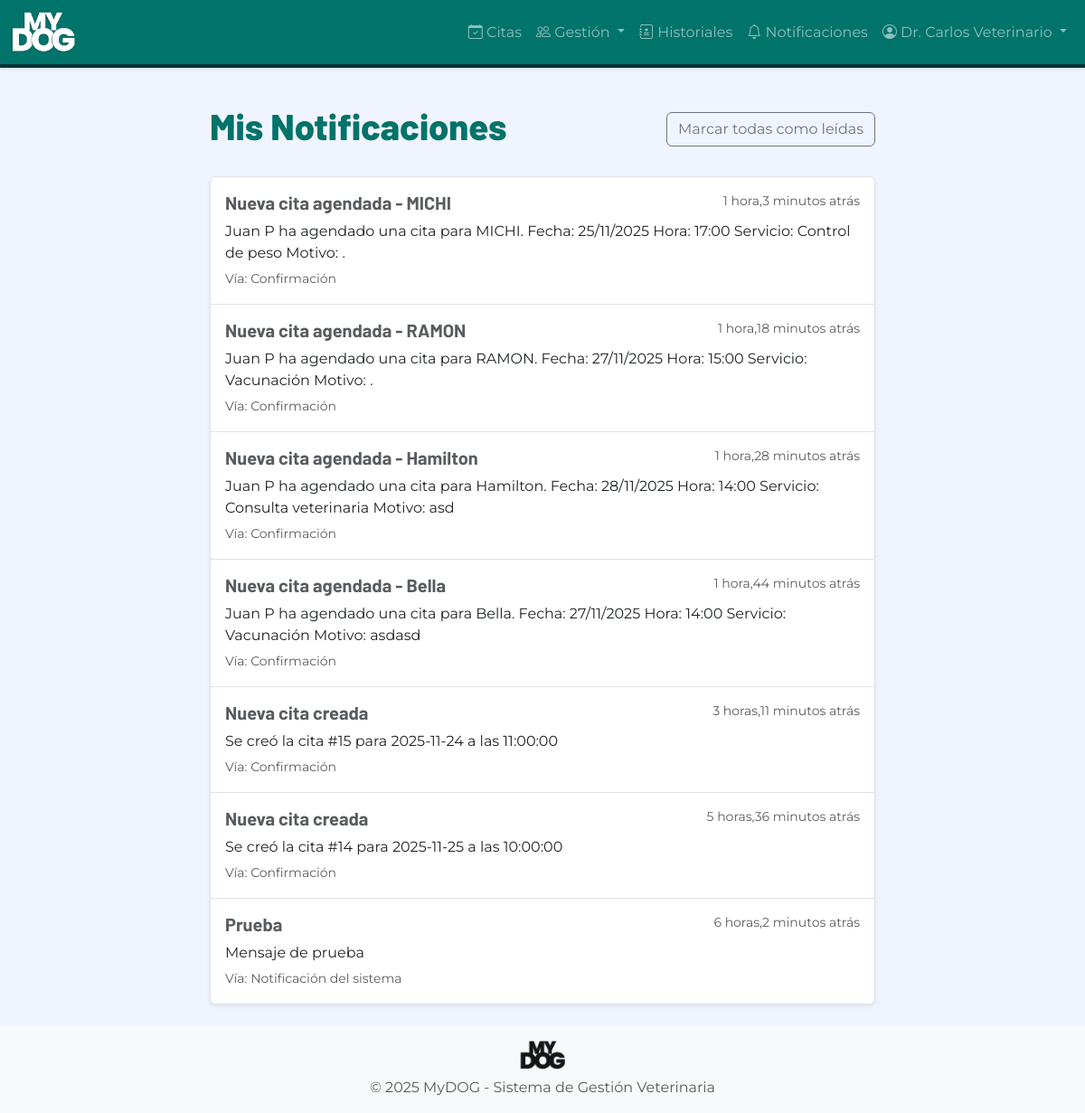
The page /notificaciones/ (signed in) on the database its author committed.
### autenticacion/models.py (models this page shows, shortened)
class Usuario(AbstractUser):
    ROL_CHOICES = [
        ('ADMIN', 'Administrador'),
        ('VETERINARIO', 'Veterinario'),
        ('ADMINISTRATIVO', 'Personal Administrativo'),
        ('PROPIETARIO', 'Propietario'),
    ]
    rol = models.CharField(
        max_length=20,
        choices=ROL_CHOICES,
        verbose_name='Rol',
        help_text='Rol del usuario en el sistema'
    )
    activo = models.BooleanField(
        default=True,
        verbose_name='Activo',
        help_text='Indica si el usuario puede acceder al sistema'
    )
    intentos_fallidos = models.IntegerField(
        default=0,
        verbose_name='Intentos fallidos',
        help_text='Número de intentos fallidos de login consecutivos'
    )
    bloqueado_hasta = models.DateTimeField(
        null=True,
        blank=True,
        verbose_name='Bloqueado hasta',
        help_text='Fecha y hora hasta la cual el usuario está bloqueado'
    )
    foto_perfil = models.ImageField(
        upload_to='perfiles/',
        null=True,
        blank=True,
        verbose_name='Foto de perfil'
    )
    telefono = models.CharField(
        max_length=15,
        blank=True,
        verbose_name='Teléfono'
    )
    fecha_creacion = models.DateTimeField(
        auto_now_add=True,
        verbose_name='Fecha de creación'
    )
    fecha_modificacion = models.DateTimeField(
        auto_now=True,
        verbose_name='Fecha de modificación'
    )
    class Meta:
        verbose_name = 'Usuario'
        verbose_name_plural = 'Usuarios'
        ordering = ['-fecha_creacion']
    def es_admin(self):
        return self.rol == 'ADMIN'

### notificaciones/models.py (models this page shows, shortened)
class Notificacion(models.Model):
    TIPO_CHOICES = [
        ('CONFIRMACION', 'Confirmación'),
        ('RECORDATORIO', 'Recordatorio'),
        ('CANCELACION', 'Cancelación'),
        ('RESULTADO', 'Resultado disponible'),
        ('SISTEMA', 'Notificación del sistema'),
    ]
    usuario = models.ForeignKey(
        'autenticacion.Usuario',
        on_delete=models.CASCADE,
        related_name='notificaciones',
        verbose_name='Usuario'
    )
    actor = models.ForeignKey(
        'autenticacion.Usuario',
        on_delete=models.SET_NULL,
        null=True,
        blank=True,
        related_name='notificaciones_emitidas',
        verbose_name='Actor'
    )
    tipo = models.CharField(
        max_length=15,
        choices=TIPO_CHOICES,
        verbose_name='Tipo de notificación'
    )
    asunto = models.CharField(
        max_length=200,
        verbose_name='Asunto',
        help_text='Título o asunto de la notificación'
    )
    mensaje = models.TextField(
        verbose_name='Mensaje',
        help_text='Contenido de la notificación'
    )
    leida = models.BooleanField(
        default=False,
        verbose_name='Leída',
        help_text='Indica si la notificación ha sido leída'
    )
    canal_enviado = models.CharField(
        max_length=10,
        verbose_name='Canal de envío',
        help_text='Canal por el cual se "envió" la notificación'
    )
    fecha_envio = models.DateTimeField(
        auto_now_add=True,
        verbose_name='Fecha de envío'
    )
    fecha_lectura = models.DateTimeField(
        null=True,
        blank=True,
        verbose_name='Fecha de lectura'
    )
    simulada = models.BooleanField(
        default=True,
        verbose_name='Simulada',
        help_text='Indica que es una notificación simulada (siempre True)'
    )
    cita = models.ForeignKey(
        'citas.Cita',
        on_delete=models.SET_NULL,
        null=True,
        blank=True,
        related_name='notificaciones',
        verbose_name='Cita relacionada'
    )
    class Meta:
        verbose_name = 'Notificación'
        verbose_name_plural = 'Notificaciones'
        ordering = ['-fecha_envio']

### notificaciones/views.py (the view)
# urls.py: path('', views.lista_notificaciones, name='lista'),
@login_required
@ensure_csrf_cookie
def lista_notificaciones(request):
    notificaciones = Notificacion.objects.filter(usuario=request.user).order_by('-fecha_envio')
    return render(request, 'notificaciones/lista.html', {'notificaciones': notificaciones})

### notificaciones/context_processors.py (called while the page is built)
def notificaciones_unread(request):
    if getattr(request, 'user', None) and request.user.is_authenticated:
        count = Notificacion.objects.filter(usuario=request.user, leida=False).count()
        return {'notificaciones_unread': count}
    return {'notificaciones_unread': 0}

### templates/notificaciones/lista.html (shortened to what this page needs)
{% extends 'base.html' %}
{% block content %}
<div class="row justify-content-center">
    <div class="col-md-8">
        <div class="d-flex justify-content-between align-items-center mb-4">
            <h1 class="font-titulo text-primary-mydog">Mis Notificaciones</h1>
            <form method="post" action="{% url 'notificaciones:api_marcar_todas' %}">
              <button id="mark-all" type="submit" class="btn btn-outline-secondary">Marcar todas como leídas</button>
            </form>
        </div>
        <div id="notificaciones" class="list-group shadow-sm">
            {% for notificacion in notificaciones %}
            <div class="list-group-item list-group-item-action flex-column align-items-start p-3 {% if not notificacion.leida %}bg-light{% endif %}">
                <div class="d-flex w-100 justify-content-between mb-1">
                    <h5 class="mb-1 fw-bold {{ notificacion.leida|yesno:'text-muted,text-primary-mydog' }}">
                        {{ notificacion.asunto }}
                    </h5>
                    <small class="text-muted">{{ notificacion.fecha_envio|timesince }} atrás</small>
                </div>
                <p class="mb-1">{{ notificacion.mensaje }}</p>
                <small class="text-muted">Vía: {{ notificacion.get_tipo_display }}</small>
            </div>
            {% empty %}
            <div class="list-group-item p-5 text-center text-muted">
                <i class="bi bi-bell-slash fs-1 mb-3 d-block"></i>
                No tienes notificaciones recientes.
            </div>
            {% endfor %}
        </div>
    </div>
</div>
{% endblock %}

### templates/base.html (shortened to what this page needs)
{% load static %}
<!DOCTYPE html>
<html lang="es">
<head>
    <link href="https://cdn.jsdelivr.net/npm/bootstrap@5.3.0/dist/css/bootstrap.min.css" rel="stylesheet">
    <link rel="stylesheet" href="https://cdn.jsdelivr.net/npm/bootstrap-icons@1.11.0/font/bootstrap-icons.css">
    <link rel="stylesheet" href="{% static 'css/base.css' %}">
    <link rel="stylesheet" href="{% static 'css/responsive.css' %}">
</head>
<body>
    <nav class="navbar navbar-expand-lg navbar-dark bg-primary-mydog shadow-sm">
        <div class="container-fluid">
            <a class="navbar-brand" href="{% url 'home' %}">
                <img src="{% static 'img/logo-mydog-blanco.png' %}" alt="MyDOG" height="45" class="d-inline-block">
            </a>
            <div class="collapse navbar-collapse" id="navbarNav">
                <ul class="navbar-nav ms-auto">
                    {% if user.is_authenticated %}
                        {% if user.rol != 'PROPIETARIO' %}
                        <li class="nav-item">
                            <a class="nav-link" href="{% url 'citas:calendario' %}">
                                <i class="bi bi-calendar-check"></i> Citas
                            </a>
                        </li>
                        <li class="nav-item dropdown">
                            <a class="nav-link dropdown-toggle" href="#" role="button" data-bs-toggle="dropdown">
                                <i class="bi bi-people"></i> Gestión
                            </a>
                        </li>
                        {% endif %}
                        <li class="nav-item">
                            <a class="nav-link" href="{% url 'historiales:mis_mascotas' %}">
                                <i class="bi bi-journal-medical"></i>
                                {% if user.rol == 'PROPIETARIO' %}Mis Mascotas{% else %}Historiales{% endif %}
                            </a>
                        </li>
                        <li class="nav-item">
                            {% if user.rol == 'ADMIN' %}
                            <a class="nav-link" href="{% url 'notificaciones:admin' %}">
                            {% elif user.rol == 'VETERINARIO' %}
                            <a class="nav-link" href="{% url 'notificaciones:veterinario' %}">
                            {% else %}
                            <a class="nav-link" href="{% url 'notificaciones:propietario' %}">
                            {% endif %}
                                <i class="bi bi-bell"></i> Notificaciones
                            </a>
                        </li>
                        <li class="nav-item dropdown">
                            <a class="nav-link dropdown-toggle" href="#" role="button" data-bs-toggle="dropdown">
                                <i class="bi bi-person-circle"></i> {{ user.get_full_name|default:user.username }}
                            </a>
                        </li>
                    {% else %}
                        <li class="nav-item">
                            <a class="nav-link" href="{% url 'autenticacion:login' %}">Iniciar Sesión</a>
                        </li>
                    {% endif %}
                </ul>
            </div>
        </div>
    </nav>
    <main class="container py-4">
        {% block content %}{% endblock %}
    </main>
    <footer class="footer mt-auto py-3 bg-light">
        <div class="container text-center">
            <img src="{% static 'img/logo-mydog-negro.png' %}" alt="MyDOG" height="32" class="mb-2">
            <p class="text-muted mb-0">&copy; 2025 MyDOG - Sistema de Gestión Veterinaria</p>
        </div>
    </footer>
</body>
</html>

### static/css/base.css (style rules this page uses)
:root { --color-primary: #00736A; --color-secondary: #003535; --color-accent: #F95C32; --color-accent-light: #0FF7750; --color-bg-light: #F0F4FF; --color-gray: #CCCBD1; --color-white: #FFFFFF; --color-black: #000000; --font-titulo: 'Barlow', sans-serif; --font-subtitulo: 'Montserrat', sans-serif; --font-texto: 'Montserrat', sans-serif; }
body { font-family: var(--font-texto); background-color: var(--color-bg-light); color: var(--color-black); }
h1, h2, h3, h4, h5, h6, .font-titulo { font-family: var(--font-titulo); font-weight: 800; }
.bg-primary-mydog { background-color: var(--color-primary) !important; }
.text-primary-mydog { color: var(--color-primary) !important; }
.navbar { box-shadow: 0 2px 4px rgba(0,0,0,0.1); box-shadow: none; border-bottom: 4px solid var(--color-secondary); }

### templates/base.html (style rules this page uses)
html, body { height: 100%; }
body { display: flex; flex-direction: column; }
main { flex: 1 0 auto; }
footer { flex-shrink: 0; }

### rows shown on the page
Usuario: get_full_name "Dr. Carlos Veterinario"
Notificacion: asunto "Nueva cita agendada - MICHI", fecha_envio "1 hora,3 minutos", mensaje "Juan P ha agendado una cita para MICHI. Fecha: 25/11/2025 Hora: 17:00 Servicio: Control de peso Motivo: .", tipo "Confirmación"
Notificacion: asunto "Nueva cita agendada - RAMON", fecha_envio "1 hora,18 minutos", mensaje "Juan P ha agendado una cita para RAMON. Fecha: 27/11/2025 Hora: 15:00 Servicio: Vacunación Motivo: .", tipo "Confirmación"
Notificacion: asunto "Nueva cita agendada - Hamilton", fecha_envio "1 hora,28 minutos", mensaje "Juan P ha agendado una cita para Hamilton. Fecha: 28/11/2025 Hora: 14:00 Servicio: Consulta veterinaria Motivo: asd", tipo "Confirmación"
Notificacion: asunto "Nueva cita agendada - Bella", fecha_envio "1 hora,44 minutos", mensaje "Juan P ha agendado una cita para Bella. Fecha: 27/11/2025 Hora: 14:00 Servicio: Vacunación Motivo: asdasd", tipo "Confirmación"
Notificacion: asunto "Nueva cita creada", fecha_envio "3 horas,11 minutos", mensaje "Se creó la cita #15 para 2025-11-24 a las 11:00:00", tipo "Confirmación"
Notificacion: asunto "Nueva cita creada", fecha_envio "5 horas,36 minutos", mensaje "Se creó la cita #14 para 2025-11-25 a las 10:00:00", tipo "Confirmación"
Notificacion: asunto "Prueba", fecha_envio "6 horas,2 minutos", mensaje "Mensaje de prueba", tipo "Notificación del sistema"
